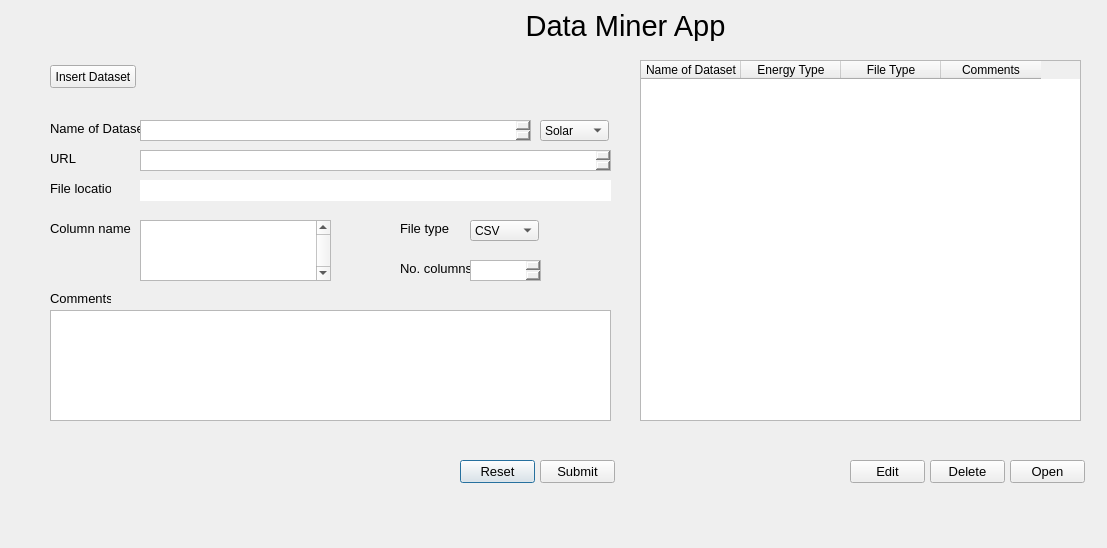
<?xml version="1.0" encoding="UTF-8"?>
<ui version="4.0">
 <class>Dialog</class>
 <widget class="QDialog" name="Dialog">
  <property name="geometry">
   <rect>
    <x>0</x>
    <y>0</y>
    <width>1107</width>
    <height>548</height>
   </rect>
  </property>
  <property name="sizePolicy">
   <sizepolicy hsizetype="Expanding" vsizetype="Preferred">
    <horstretch>0</horstretch>
    <verstretch>0</verstretch>
   </sizepolicy>
  </property>
  <property name="windowTitle">
   <string>Dialog</string>
  </property>
  <widget class="QLabel" name="label">
   <property name="geometry">
    <rect>
     <x>510</x>
     <y>10</y>
     <width>231</width>
     <height>31</height>
    </rect>
   </property>
   <property name="font">
    <font>
     <pointsize>22</pointsize>
    </font>
   </property>
   <property name="text">
    <string>Data Miner App</string>
   </property>
   <property name="alignment">
    <set>Qt::AlignCenter</set>
   </property>
  </widget>
  <widget class="QComboBox" name="EnergycomboBox">
   <property name="geometry">
    <rect>
     <x>540</x>
     <y>120</y>
     <width>69</width>
     <height>21</height>
    </rect>
   </property>
   <property name="font">
    <font>
     <pointsize>9</pointsize>
    </font>
   </property>
   <item>
    <property name="text">
     <string>Solar</string>
    </property>
   </item>
   <item>
    <property name="text">
     <string>Wind</string>
    </property>
   </item>
   <item>
    <property name="text">
     <string>Biomass</string>
    </property>
   </item>
   <item>
    <property name="text">
     <string>Geothermal</string>
    </property>
   </item>
   <item>
    <property name="text">
     <string>Hydropower</string>
    </property>
   </item>
   <item>
    <property name="text">
     <string>Other</string>
    </property>
   </item>
  </widget>
  <widget class="QLabel" name="label_2">
   <property name="geometry">
    <rect>
     <x>50</x>
     <y>120</y>
     <width>101</width>
     <height>16</height>
    </rect>
   </property>
   <property name="font">
    <font>
     <pointsize>10</pointsize>
    </font>
   </property>
   <property name="text">
    <string>Name of Dataset</string>
   </property>
  </widget>
  <widget class="QLabel" name="label_3">
   <property name="geometry">
    <rect>
     <x>50</x>
     <y>150</y>
     <width>41</width>
     <height>16</height>
    </rect>
   </property>
   <property name="font">
    <font>
     <pointsize>10</pointsize>
    </font>
   </property>
   <property name="text">
    <string>URL</string>
   </property>
  </widget>
  <widget class="QLabel" name="label_4">
   <property name="geometry">
    <rect>
     <x>50</x>
     <y>180</y>
     <width>61</width>
     <height>16</height>
    </rect>
   </property>
   <property name="font">
    <font>
     <pointsize>10</pointsize>
    </font>
   </property>
   <property name="text">
    <string>File location</string>
   </property>
  </widget>
  <widget class="QLabel" name="label_5">
   <property name="geometry">
    <rect>
     <x>400</x>
     <y>220</y>
     <width>51</width>
     <height>16</height>
    </rect>
   </property>
   <property name="font">
    <font>
     <pointsize>10</pointsize>
    </font>
   </property>
   <property name="text">
    <string>File type</string>
   </property>
  </widget>
  <widget class="QLabel" name="label_6">
   <property name="geometry">
    <rect>
     <x>50</x>
     <y>220</y>
     <width>81</width>
     <height>16</height>
    </rect>
   </property>
   <property name="font">
    <font>
     <pointsize>10</pointsize>
    </font>
   </property>
   <property name="text">
    <string>Column names</string>
   </property>
  </widget>
  <widget class="QLabel" name="label_7">
   <property name="geometry">
    <rect>
     <x>400</x>
     <y>260</y>
     <width>101</width>
     <height>16</height>
    </rect>
   </property>
   <property name="font">
    <font>
     <pointsize>10</pointsize>
    </font>
   </property>
   <property name="text">
    <string>No. columns</string>
   </property>
  </widget>
  <widget class="QLabel" name="label_8">
   <property name="geometry">
    <rect>
     <x>50</x>
     <y>290</y>
     <width>61</width>
     <height>16</height>
    </rect>
   </property>
   <property name="font">
    <font>
     <pointsize>10</pointsize>
    </font>
   </property>
   <property name="text">
    <string>Comments</string>
   </property>
  </widget>
  <widget class="QPushButton" name="ResetButton">
   <property name="geometry">
    <rect>
     <x>460</x>
     <y>460</y>
     <width>75</width>
     <height>23</height>
    </rect>
   </property>
   <property name="font">
    <font>
     <pointsize>10</pointsize>
    </font>
   </property>
   <property name="text">
    <string>Reset</string>
   </property>
  </widget>
  <widget class="QPushButton" name="insertButton">
   <property name="geometry">
    <rect>
     <x>50</x>
     <y>65</y>
     <width>86</width>
     <height>23</height>
    </rect>
   </property>
   <property name="font">
    <font>
     <pointsize>9</pointsize>
    </font>
   </property>
   <property name="text">
    <string>Insert Dataset</string>
   </property>
   <property name="iconSize">
    <size>
     <width>20</width>
     <height>20</height>
    </size>
   </property>
   <property name="checkable">
    <bool>false</bool>
   </property>
   <property name="default">
    <bool>false</bool>
   </property>
   <property name="flat">
    <bool>false</bool>
   </property>
  </widget>
  <widget class="QTableWidget" name="DataTableWidget">
   <property name="geometry">
    <rect>
     <x>640</x>
     <y>60</y>
     <width>441</width>
     <height>361</height>
    </rect>
   </property>
   <property name="autoFillBackground">
    <bool>true</bool>
   </property>
   <property name="lineWidth">
    <number>1</number>
   </property>
   <property name="sizeAdjustPolicy">
    <enum>QAbstractScrollArea::AdjustToContents</enum>
   </property>
   <property name="alternatingRowColors">
    <bool>true</bool>
   </property>
   <property name="showGrid">
    <bool>true</bool>
   </property>
   <property name="sortingEnabled">
    <bool>false</bool>
   </property>
   <column>
    <property name="text">
     <string>Name of Dataset</string>
    </property>
   </column>
   <column>
    <property name="text">
     <string>Energy Type</string>
    </property>
   </column>
   <column>
    <property name="text">
     <string>File Type</string>
    </property>
   </column>
   <column>
    <property name="text">
     <string>Comments</string>
    </property>
   </column>
  </widget>
  <widget class="QPushButton" name="submitButton">
   <property name="geometry">
    <rect>
     <x>540</x>
     <y>460</y>
     <width>75</width>
     <height>23</height>
    </rect>
   </property>
   <property name="font">
    <font>
     <pointsize>10</pointsize>
    </font>
   </property>
   <property name="text">
    <string>Submit</string>
   </property>
  </widget>
  <widget class="QLabel" name="locationLabel">
   <property name="geometry">
    <rect>
     <x>140</x>
     <y>180</y>
     <width>471</width>
     <height>21</height>
    </rect>
   </property>
   <property name="font">
    <font>
     <pointsize>8</pointsize>
    </font>
   </property>
   <property name="autoFillBackground">
    <bool>false</bool>
   </property>
   <property name="styleSheet">
    <string notr="true">border-color: rgb(0, 0, 0);
background-color: rgb(255, 255, 255);</string>
   </property>
   <property name="text">
    <string/>
   </property>
  </widget>
  <widget class="QTextEdit" name="datasetTextEdit">
   <property name="geometry">
    <rect>
     <x>140</x>
     <y>120</y>
     <width>391</width>
     <height>21</height>
    </rect>
   </property>
   <property name="styleSheet">
    <string notr="true">border-color: rgb(255, 255, 255);</string>
   </property>
  </widget>
  <widget class="QTextEdit" name="urlTextEdit">
   <property name="geometry">
    <rect>
     <x>140</x>
     <y>150</y>
     <width>471</width>
     <height>21</height>
    </rect>
   </property>
   <property name="styleSheet">
    <string notr="true">border-color: rgb(255, 255, 255);</string>
   </property>
  </widget>
  <widget class="QTextEdit" name="commentTextEdit">
   <property name="geometry">
    <rect>
     <x>50</x>
     <y>310</y>
     <width>561</width>
     <height>111</height>
    </rect>
   </property>
   <property name="styleSheet">
    <string notr="true">border-color: rgb(255, 255, 255);</string>
   </property>
  </widget>
  <widget class="QListWidget" name="colNameslist">
   <property name="geometry">
    <rect>
     <x>140</x>
     <y>220</y>
     <width>191</width>
     <height>61</height>
    </rect>
   </property>
   <property name="font">
    <font>
     <weight>50</weight>
     <bold>false</bold>
    </font>
   </property>
   <property name="verticalScrollBarPolicy">
    <enum>Qt::ScrollBarAlwaysOn</enum>
   </property>
   <property name="alternatingRowColors">
    <bool>true</bool>
   </property>
   <property name="resizeMode">
    <enum>QListView::Adjust</enum>
   </property>
   <property name="viewMode">
    <enum>QListView::ListMode</enum>
   </property>
   <property name="uniformItemSizes">
    <bool>false</bool>
   </property>
   <property name="wordWrap">
    <bool>true</bool>
   </property>
  </widget>
  <widget class="QTextEdit" name="colTextEdit">
   <property name="geometry">
    <rect>
     <x>470</x>
     <y>260</y>
     <width>71</width>
     <height>21</height>
    </rect>
   </property>
   <property name="styleSheet">
    <string notr="true">border-color: rgb(255, 255, 255);</string>
   </property>
  </widget>
  <widget class="QComboBox" name="EnergyComboList">
   <property name="geometry">
    <rect>
     <x>470</x>
     <y>220</y>
     <width>69</width>
     <height>21</height>
    </rect>
   </property>
   <item>
    <property name="text">
     <string>CSV</string>
    </property>
   </item>
   <item>
    <property name="text">
     <string>XLSM</string>
    </property>
   </item>
   <item>
    <property name="text">
     <string>JSON</string>
    </property>
   </item>
   <item>
    <property name="text">
     <string>XLSX</string>
    </property>
   </item>
  </widget>
   <widget class="QPushButton" name="EditButton">
   <property name="geometry">
    <rect>
     <x>850</x>
     <y>460</y>
     <width>75</width>
     <height>23</height>
    </rect>
   </property>
   <property name="font">
    <font>
     <pointsize>10</pointsize>
    </font>
   </property>
   <property name="text">
    <string>Edit</string>
   </property>
  </widget>
  <widget class="QPushButton" name="deleteButton">
   <property name="geometry">
    <rect>
     <x>930</x>
     <y>460</y>
     <width>75</width>
     <height>23</height>
    </rect>
   </property>
   <property name="font">
    <font>
     <pointsize>10</pointsize>
    </font>
   </property>
   <property name="text">
    <string>Delete</string>
   </property>
  </widget>
  <widget class="QPushButton" name="openFileButton">
   <property name="geometry">
    <rect>
     <x>1010</x>
     <y>460</y>
     <width>75</width>
     <height>23</height>
    </rect>
   </property>
   <property name="font">
    <font>
     <pointsize>10</pointsize>
    </font>
   </property>
   <property name="text">
    <string>Open</string>
   </property>
  </widget>
 </widget>
 <resources/>
 <connections/>
</ui>
